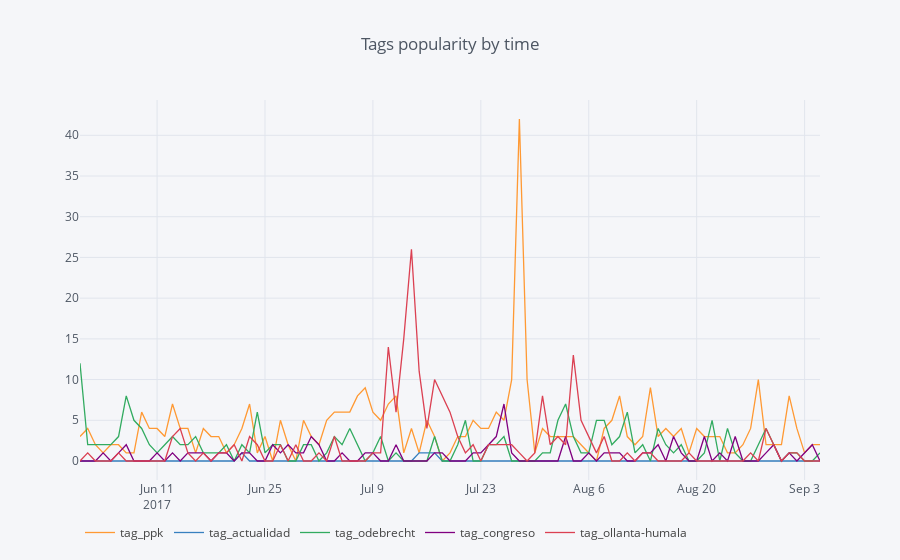

Notebook code cell kept with this figure:
### Code cell
since = '2017-06-01'
ignore_top = 1
plot_lim = 5
plot_tags = tags_unique[:-ignore_top] if ignore_top > 0 else tags_unique
plot_tags = plot_tags[-plot_lim:][::-1]
g[g.index >= since].iplot(y=['tag_'+t for t in plot_tags],
                          title='Tags popularity by time',
                          legend={'orientation': 'h'})
